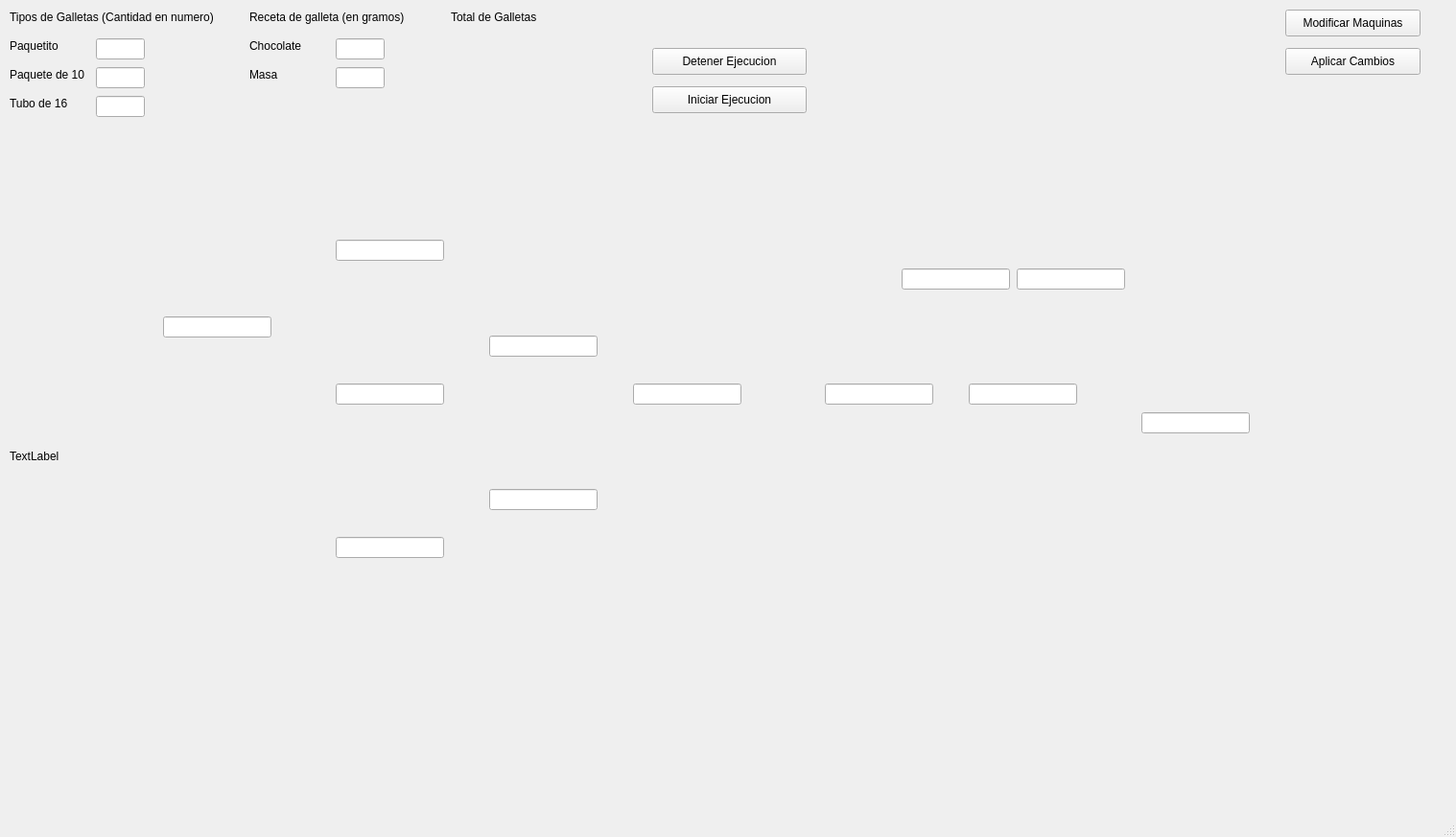
<?xml version="1.0" encoding="UTF-8"?>
<ui version="4.0">
 <class>MainWindow</class>
 <widget class="QMainWindow" name="MainWindow">
  <property name="geometry">
   <rect>
    <x>0</x>
    <y>0</y>
    <width>1518</width>
    <height>873</height>
   </rect>
  </property>
  <property name="windowTitle">
   <string>MainWindow</string>
  </property>
  <widget class="QWidget" name="centralwidget">
   <widget class="QPushButton" name="startEjec">
    <property name="geometry">
     <rect>
      <x>680</x>
      <y>90</y>
      <width>161</width>
      <height>28</height>
     </rect>
    </property>
    <property name="text">
     <string>Iniciar Ejecucion</string>
    </property>
   </widget>
   <widget class="QLineEdit" name="InTito">
    <property name="geometry">
     <rect>
      <x>100</x>
      <y>40</y>
      <width>51</width>
      <height>22</height>
     </rect>
    </property>
   </widget>
   <widget class="QLabel" name="TituloGalle">
    <property name="geometry">
     <rect>
      <x>10</x>
      <y>10</y>
      <width>241</width>
      <height>16</height>
     </rect>
    </property>
    <property name="text">
     <string>Tipos de Galletas (Cantidad en numero)</string>
    </property>
   </widget>
   <widget class="QLabel" name="LTito">
    <property name="geometry">
     <rect>
      <x>10</x>
      <y>40</y>
      <width>61</width>
      <height>16</height>
     </rect>
    </property>
    <property name="text">
     <string>Paquetito</string>
    </property>
   </widget>
   <widget class="QLabel" name="LTe">
    <property name="geometry">
     <rect>
      <x>10</x>
      <y>70</y>
      <width>91</width>
      <height>16</height>
     </rect>
    </property>
    <property name="text">
     <string>Paquete de 10</string>
    </property>
   </widget>
   <widget class="QLineEdit" name="InTe">
    <property name="geometry">
     <rect>
      <x>100</x>
      <y>70</y>
      <width>51</width>
      <height>22</height>
     </rect>
    </property>
   </widget>
   <widget class="QLineEdit" name="InTubo">
    <property name="geometry">
     <rect>
      <x>100</x>
      <y>100</y>
      <width>51</width>
      <height>22</height>
     </rect>
    </property>
    <property name="text">
     <string/>
    </property>
   </widget>
   <widget class="QLabel" name="LTubo">
    <property name="geometry">
     <rect>
      <x>10</x>
      <y>100</y>
      <width>71</width>
      <height>16</height>
     </rect>
    </property>
    <property name="text">
     <string>Tubo de 16</string>
    </property>
   </widget>
   <widget class="QLabel" name="TotalGalle">
    <property name="geometry">
     <rect>
      <x>470</x>
      <y>10</y>
      <width>121</width>
      <height>16</height>
     </rect>
    </property>
    <property name="text">
     <string>Total de Galletas</string>
    </property>
   </widget>
   <widget class="QLabel" name="resTotal">
    <property name="geometry">
     <rect>
      <x>470</x>
      <y>30</y>
      <width>121</width>
      <height>16</height>
     </rect>
    </property>
    <property name="text">
     <string/>
    </property>
   </widget>
   <widget class="QLabel" name="label">
    <property name="geometry">
     <rect>
      <x>10</x>
      <y>120</y>
      <width>1491</width>
      <height>711</height>
     </rect>
    </property>
    <property name="text">
     <string>TextLabel</string>
    </property>
   </widget>
   <widget class="QLineEdit" name="conMez1">
    <property name="geometry">
     <rect>
      <x>350</x>
      <y>250</y>
      <width>113</width>
      <height>22</height>
     </rect>
    </property>
   </widget>
   <widget class="QLineEdit" name="conMez2">
    <property name="geometry">
     <rect>
      <x>350</x>
      <y>400</y>
      <width>113</width>
      <height>22</height>
     </rect>
    </property>
   </widget>
   <widget class="QLineEdit" name="conMezCho">
    <property name="geometry">
     <rect>
      <x>350</x>
      <y>560</y>
      <width>113</width>
      <height>22</height>
     </rect>
    </property>
   </widget>
   <widget class="QLineEdit" name="conCarrito">
    <property name="enabled">
     <bool>true</bool>
    </property>
    <property name="geometry">
     <rect>
      <x>170</x>
      <y>330</y>
      <width>113</width>
      <height>22</height>
     </rect>
    </property>
   </widget>
   <widget class="QLineEdit" name="conBandMez">
    <property name="geometry">
     <rect>
      <x>510</x>
      <y>350</y>
      <width>113</width>
      <height>22</height>
     </rect>
    </property>
   </widget>
   <widget class="QLineEdit" name="conBandCho">
    <property name="geometry">
     <rect>
      <x>510</x>
      <y>510</y>
      <width>113</width>
      <height>22</height>
     </rect>
    </property>
   </widget>
   <widget class="QLineEdit" name="conEnsam">
    <property name="geometry">
     <rect>
      <x>660</x>
      <y>400</y>
      <width>113</width>
      <height>22</height>
     </rect>
    </property>
   </widget>
   <widget class="QLineEdit" name="conHorno">
    <property name="geometry">
     <rect>
      <x>860</x>
      <y>400</y>
      <width>113</width>
      <height>22</height>
     </rect>
    </property>
   </widget>
   <widget class="QLineEdit" name="conBand">
    <property name="geometry">
     <rect>
      <x>1010</x>
      <y>400</y>
      <width>113</width>
      <height>22</height>
     </rect>
    </property>
   </widget>
   <widget class="QLineEdit" name="conSup2">
    <property name="geometry">
     <rect>
      <x>1060</x>
      <y>280</y>
      <width>113</width>
      <height>22</height>
     </rect>
    </property>
   </widget>
   <widget class="QLineEdit" name="conSup1">
    <property name="geometry">
     <rect>
      <x>940</x>
      <y>280</y>
      <width>113</width>
      <height>22</height>
     </rect>
    </property>
   </widget>
   <widget class="QPushButton" name="modMaqui">
    <property name="geometry">
     <rect>
      <x>1340</x>
      <y>10</y>
      <width>141</width>
      <height>28</height>
     </rect>
    </property>
    <property name="text">
     <string>Modificar Maquinas</string>
    </property>
   </widget>
   <widget class="QPushButton" name="apliCambio">
    <property name="geometry">
     <rect>
      <x>1340</x>
      <y>50</y>
      <width>141</width>
      <height>28</height>
     </rect>
    </property>
    <property name="text">
     <string>Aplicar Cambios</string>
    </property>
   </widget>
   <widget class="QLineEdit" name="conEmpaca">
    <property name="geometry">
     <rect>
      <x>1190</x>
      <y>430</y>
      <width>113</width>
      <height>22</height>
     </rect>
    </property>
   </widget>
   <widget class="QPushButton" name="stopEjec">
    <property name="geometry">
     <rect>
      <x>680</x>
      <y>50</y>
      <width>161</width>
      <height>28</height>
     </rect>
    </property>
    <property name="text">
     <string>Detener Ejecucion</string>
    </property>
   </widget>
   <widget class="QLabel" name="LMasa">
    <property name="geometry">
     <rect>
      <x>260</x>
      <y>70</y>
      <width>91</width>
      <height>16</height>
     </rect>
    </property>
    <property name="text">
     <string>Masa</string>
    </property>
   </widget>
   <widget class="QLineEdit" name="Inmasa">
    <property name="geometry">
     <rect>
      <x>350</x>
      <y>70</y>
      <width>51</width>
      <height>22</height>
     </rect>
    </property>
   </widget>
   <widget class="QLineEdit" name="InChoc">
    <property name="geometry">
     <rect>
      <x>350</x>
      <y>40</y>
      <width>51</width>
      <height>22</height>
     </rect>
    </property>
   </widget>
   <widget class="QLabel" name="LChoc">
    <property name="geometry">
     <rect>
      <x>260</x>
      <y>40</y>
      <width>61</width>
      <height>16</height>
     </rect>
    </property>
    <property name="text">
     <string>Chocolate</string>
    </property>
   </widget>
   <widget class="QLabel" name="RecetaGalle">
    <property name="geometry">
     <rect>
      <x>260</x>
      <y>10</y>
      <width>241</width>
      <height>16</height>
     </rect>
    </property>
    <property name="text">
     <string>Receta de galleta (en gramos)</string>
    </property>
   </widget>
   <zorder>label</zorder>
   <zorder>startEjec</zorder>
   <zorder>InTito</zorder>
   <zorder>TituloGalle</zorder>
   <zorder>LTito</zorder>
   <zorder>LTe</zorder>
   <zorder>InTe</zorder>
   <zorder>InTubo</zorder>
   <zorder>LTubo</zorder>
   <zorder>TotalGalle</zorder>
   <zorder>resTotal</zorder>
   <zorder>conMez1</zorder>
   <zorder>conMez2</zorder>
   <zorder>conMezCho</zorder>
   <zorder>conCarrito</zorder>
   <zorder>conBandMez</zorder>
   <zorder>conBandCho</zorder>
   <zorder>conEnsam</zorder>
   <zorder>conHorno</zorder>
   <zorder>conBand</zorder>
   <zorder>conSup2</zorder>
   <zorder>conSup1</zorder>
   <zorder>modMaqui</zorder>
   <zorder>apliCambio</zorder>
   <zorder>conEmpaca</zorder>
   <zorder>stopEjec</zorder>
   <zorder>LMasa</zorder>
   <zorder>Inmasa</zorder>
   <zorder>InChoc</zorder>
   <zorder>LChoc</zorder>
   <zorder>RecetaGalle</zorder>
  </widget>
  <widget class="QMenuBar" name="menubar">
   <property name="geometry">
    <rect>
     <x>0</x>
     <y>0</y>
     <width>1518</width>
     <height>26</height>
    </rect>
   </property>
  </widget>
  <widget class="QStatusBar" name="statusbar"/>
 </widget>
 <resources/>
 <connections/>
</ui>
